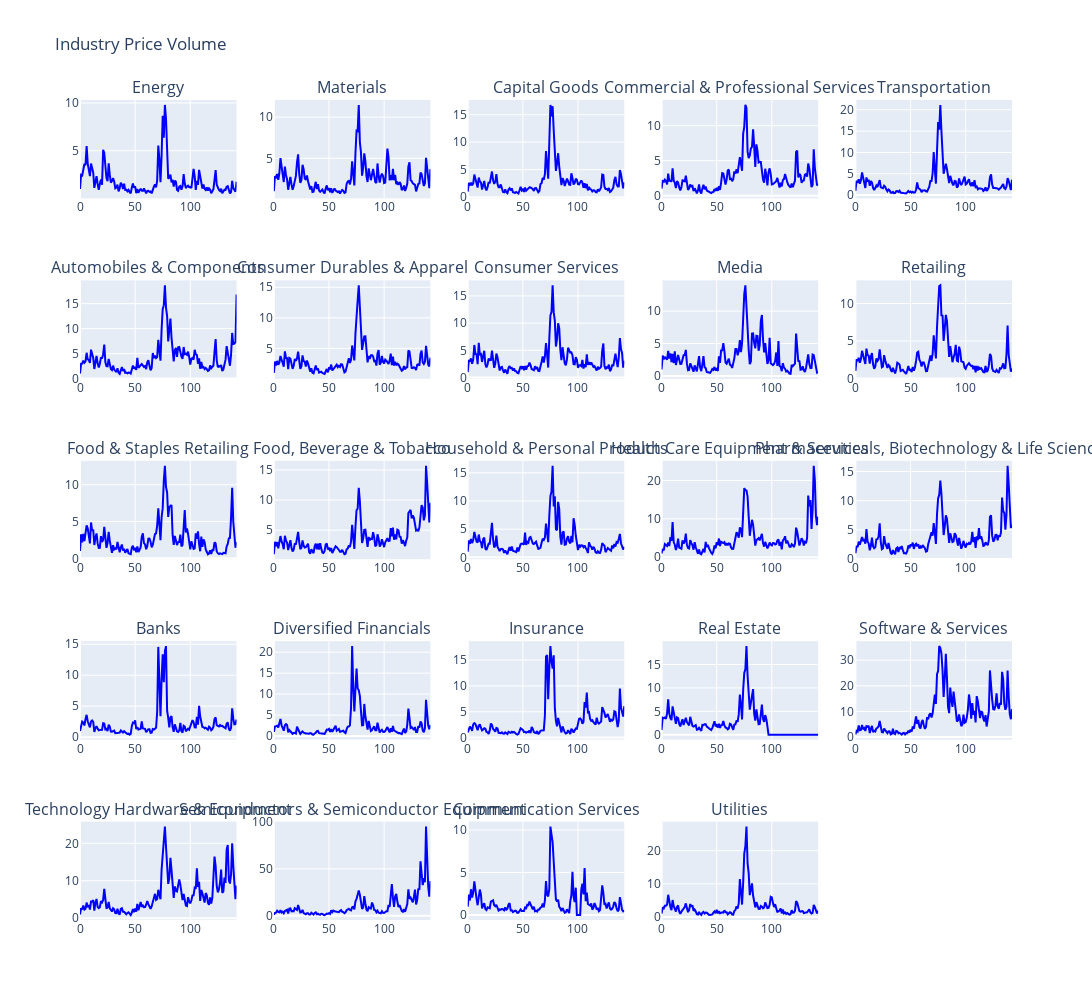

The notebook cell saved with this chart:
### Code cell
fig_vol = make_subplots(rows=5, cols=5, subplot_titles=list(earnings.columns))

for i in range(0,5):
    for j in range(0,5):
        idx = i*5 + j

        if idx == 24:
            break

        industry = industry_index.columns[idx]
        industry_vol = industry_volume[industry]
        industry_prices = industry_index[industry].loc['20090201':'20201231']

        fig_vol.append_trace(go.Scatter(y=industry_vol/industry_vol.values[0], 
                                       line={"dash":"solid","color":"blue"}, 
                                       text=f"{industry}",
                                       textposition='top left'),
                                       row=i+1, col=j+1)

        # fig_vol.append_trace(go.Scatter(y=industry_prices, 
        #                                line={"dash":"solid","color":"red"}, 
        #                                text=f"{industry}",
        #                                textposition='top left'),
        #                                row=i+1, col=j+1)

fig_vol.update_layout(height=1000, width=1200, showlegend=False, title_text='Industry Price Volume')
fig_vol.show()

### Figure 1 — Plotly figure (JSON) as saved in the notebook; plotly's stock layout.template omitted (floating-point values rounded to 4 significant figures; data arrays with more than 128 entries replaced by an {"elided": "..."} marker saying what was removed)
{"data": [{"line": {"color": "blue", "dash": "solid"}, "text": "Energy", "textposition": "top left", "type": "scatter", "xaxis": "x", "y": {"elided": "143 float values"}, "yaxis": "y"}, {"line": {"color": "blue", "dash": "solid"}, "text": "Materials", "textposition": "top left", "type": "scatter", "xaxis": "x2", "y": {"elided": "143 float values"}, "yaxis": "y2"}, {"line": {"color": "blue", "dash": "solid"}, "text": "Capital Goods", "textposition": "top left", "type": "scatter", "xaxis": "x3", "y": {"elided": "143 float values"}, "yaxis": "y3"}, {"line": {"color": "blue", "dash": "solid"}, "text": "Commercial & Professional Services", "textposition": "top left", "type": "scatter", "xaxis": "x4", "y": {"elided": "143 float values"}, "yaxis": "y4"}, {"line": {"color": "blue", "dash": "solid"}, "text": "Transportation", "textposition": "top left", "type": "scatter", "xaxis": "x5", "y": {"elided": "143 float values"}, "yaxis": "y5"}, {"line": {"color": "blue", "dash": "solid"}, "text": "Automobiles & Components", "textposition": "top left", "type": "scatter", "xaxis": "x6", "y": {"elided": "143 float values"}, "yaxis": "y6"}, {"line": {"color": "blue", "dash": "solid"}, "text": "Consumer Durables & Apparel", "textposition": "top left", "type": "scatter", "xaxis": "x7", "y": {"elided": "143 float values"}, "yaxis": "y7"}, {"line": {"color": "blue", "dash": "solid"}, "text": "Consumer Services", "textposition": "top left", "type": "scatter", "xaxis": "x8", "y": {"elided": "143 float values"}, "yaxis": "y8"}, {"line": {"color": "blue", "dash": "solid"}, "text": "Media", "textposition": "top left", "type": "scatter", "xaxis": "x9", "y": {"elided": "143 float values"}, "yaxis": "y9"}, {"line": {"color": "blue", "dash": "solid"}, "text": "Retailing", "textposition": "top left", "type": "scatter", "xaxis": "x10", "y": {"elided": "143 float values"}, "yaxis": "y10"}, {"line": {"color": "blue", "dash": "solid"}, "text": "Food & Staples Retailing", "textposition": "top left", "type": "scatter", "xaxis": "x11", "y": {"elided": "143 float values"}, "yaxis": "y11"}, {"line": {"color": "blue", "dash": "solid"}, "text": "Food, Beverage & Tobacco", "textposition": "top left", "type": "scatter", "xaxis": "x12", "y": {"elided": "143 float values"}, "yaxis": "y12"}, {"line": {"color": "blue", "dash": "solid"}, "text": "Household & Personal Products", "textposition": "top left", "type": "scatter", "xaxis": "x13", "y": {"elided": "143 float values"}, "yaxis": "y13"}, {"line": {"color": "blue", "dash": "solid"}, "text": "Health Care Equipment & Services", "textposition": "top left", "type": "scatter", "xaxis": "x14", "y": {"elided": "143 float values"}, "yaxis": "y14"}, {"line": {"color": "blue", "dash": "solid"}, "text": "Pharmaceuticals, Biotechnology & Life Sciences", "textposition": "top left", "type": "scatter", "xaxis": "x15", "y": {"elided": "143 float values"}, "yaxis": "y15"}, {"line": {"color": "blue", "dash": "solid"}, "text": "Banks", "textposition": "top left", "type": "scatter", "xaxis": "x16", "y": {"elided": "143 float values"}, "yaxis": "y16"}, {"line": {"color": "blue", "dash": "solid"}, "text": "Diversified Financials", "textposition": "top left", "type": "scatter", "xaxis": "x17", "y": {"elided": "143 float values"}, "yaxis": "y17"}, {"line": {"color": "blue", "dash": "solid"}, "text": "Insurance", "textposition": "top left", "type": "scatter", "xaxis": "x18", "y": {"elided": "143 float values"}, "yaxis": "y18"}, {"line": {"color": "blue", "dash": "solid"}, "text": "Real Estate", "textposition": "top left", "type": "scatter", "xaxis": "x19", "y": {"elided": "143 float values"}, "yaxis": "y19"}, {"line": {"color": "blue", "dash": "solid"}, "text": "Software & Services", "textposition": "top left", "type": "scatter", "xaxis": "x20", "y": {"elided": "143 float values"}, "yaxis": "y20"}, {"line": {"color": "blue", "dash": "solid"}, "text": "Technology Hardware & Equipment", "textposition": "top left", "type": "scatter", "xaxis": "x21", "y": {"elided": "143 float values"}, "yaxis": "y21"}, {"line": {"color": "blue", "dash": "solid"}, "text": "Semiconductors & Semiconductor Equipment", "textposition": "top left", "type": "scatter", "xaxis": "x22", "y": {"elided": "143 float values"}, "yaxis": "y22"}, {"line": {"color": "blue", "dash": "solid"}, "text": "Communication Services", "textposition": "top left", "type": "scatter", "xaxis": "x23", "y": {"elided": "143 float values"}, "yaxis": "y23"}, {"line": {"color": "blue", "dash": "solid"}, "text": "Utilities", "textposition": "top left", "type": "scatter", "xaxis": "x24", "y": {"elided": "143 float values"}, "yaxis": "y24"}], "layout": {"annotations": [{"font": {"size": 16}, "showarrow": false, "text": "Energy", "x": 0.084, "xanchor": "center", "xref": "paper", "y": 1, "yanchor": "bottom", "yref": "paper"}, {"font": {"size": 16}, "showarrow": false, "text": "Materials", "x": 0.292, "xanchor": "center", "xref": "paper", "y": 1, "yanchor": "bottom", "yref": "paper"}, {"font": {"size": 16}, "showarrow": false, "text": "Capital Goods", "x": 0.5, "xanchor": "center", "xref": "paper", "y": 1, "yanchor": "bottom", "yref": "paper"}, {"font": {"size": 16}, "showarrow": false, "text": "Commercial & Professional Services", "x": 0.708, "xanchor": "center", "xref": "paper", "y": 1, "yanchor": "bottom", "yref": "paper"}, {"font": {"size": 16}, "showarrow": false, "text": "Transportation", "x": 0.916, "xanchor": "center", "xref": "paper", "y": 1, "yanchor": "bottom", "yref": "paper"}, {"font": {"size": 16}, "showarrow": false, "text": "Automobiles & Components", "x": 0.084, "xanchor": "center", "xref": "paper", "y": 0.78, "yanchor": "bottom", "yref": "paper"}, {"font": {"size": 16}, "showarrow": false, "text": "Consumer Durables & Apparel", "x": 0.292, "xanchor": "center", "xref": "paper", "y": 0.78, "yanchor": "bottom", "yref": "paper"}, {"font": {"size": 16}, "showarrow": false, "text": "Consumer Services", "x": 0.5, "xanchor": "center", "xref": "paper", "y": 0.78, "yanchor": "bottom", "yref": "paper"}, {"font": {"size": 16}, "showarrow": false, "text": "Media", "x": 0.708, "xanchor": "center", "xref": "paper", "y": 0.78, "yanchor": "bottom", "yref": "paper"}, {"font": {"size": 16}, "showarrow": false, "text": "Retailing", "x": 0.916, "xanchor": "center", "xref": "paper", "y": 0.78, "yanchor": "bottom", "yref": "paper"}, {"font": {"size": 16}, "showarrow": false, "text": "Food & Staples Retailing", "x": 0.084, "xanchor": "center", "xref": "paper", "y": 0.56, "yanchor": "bottom", "yref": "paper"}, {"font": {"size": 16}, "showarrow": false, "text": "Food, Beverage & Tobacco", "x": 0.292, "xanchor": "center", "xref": "paper", "y": 0.56, "yanchor": "bottom", "yref": "paper"}, {"font": {"size": 16}, "showarrow": false, "text": "Household & Personal Products", "x": 0.5, "xanchor": "center", "xref": "paper", "y": 0.56, "yanchor": "bottom", "yref": "paper"}, {"font": {"size": 16}, "showarrow": false, "text": "Health Care Equipment & Services", "x": 0.708, "xanchor": "center", "xref": "paper", "y": 0.56, "yanchor": "bottom", "yref": "paper"}, {"font": {"size": 16}, "showarrow": false, "text": "Pharmaceuticals, Biotechnology & Life Sciences", "x": 0.916, "xanchor": "center", "xref": "paper", "y": 0.56, "yanchor": "bottom", "yref": "paper"}, {"font": {"size": 16}, "showarrow": false, "text": "Banks", "x": 0.084, "xanchor": "center", "xref": "paper", "y": 0.34, "yanchor": "bottom", "yref": "paper"}, {"font": {"size": 16}, "showarrow": false, "text": "Diversified Financials", "x": 0.292, "xanchor": "center", "xref": "paper", "y": 0.34, "yanchor": "bottom", "yref": "paper"}, {"font": {"size": 16}, "showarrow": false, "text": "Insurance", "x": 0.5, "xanchor": "center", "xref": "paper", "y": 0.34, "yanchor": "bottom", "yref": "paper"}, {"font": {"size": 16}, "showarrow": false, "text": "Real Estate", "x": 0.708, "xanchor": "center", "xref": "paper", "y": 0.34, "yanchor": "bottom", "yref": "paper"}, {"font": {"size": 16}, "showarrow": false, "text": "Software & Services", "x": 0.916, "xanchor": "center", "xref": "paper", "y": 0.34, "yanchor": "bottom", "yref": "paper"}, {"font": {"size": 16}, "showarrow": false, "text": "Technology Hardware & Equipment", "x": 0.084, "xanchor": "center", "xref": "paper", "y": 0.12, "yanchor": "bottom", "yref": "paper"}, {"font": {"size": 16}, "showarrow": false, "text": "Semiconductors & Semiconductor Equipment", "x": 0.292, "xanchor": "center", "xref": "paper", "y": 0.12, "yanchor": "bottom", "yref": "paper"}, {"font": {"size": 16}, "showarrow": false, "text": "Communication Services", "x": 0.5, "xanchor": "center", "xref": "paper", "y": 0.12, "yanchor": "bottom", "yref": "paper"}, {"font": {"size": 16}, "showarrow": false, "text": "Utilities", "x": 0.708, "xanchor": "center", "xref": "paper", "y": 0.12, "yanchor": "bottom", "yref": "paper"}], "height": 1000, "showlegend": false, "title": {"text": "Industry Price Volume"}, "width": 1200, "xaxis": {"anchor": "y", "domain": [0, 0.168]}, "xaxis10": {"anchor": "y10", "domain": [0.832, 1]}, "xaxis11": {"anchor": "y11", "domain": [0, 0.168]}, "xaxis12": {"anchor": "y12", "domain": [0.208, 0.376]}, "xaxis13": {"anchor": "y13", "domain": [0.416, 0.584]}, "xaxis14": {"anchor": "y14", "domain": [0.624, 0.792]}, "xaxis15": {"anchor": "y15", "domain": [0.832, 1]}, "xaxis16": {"anchor": "y16", "domain": [0, 0.168]}, "xaxis17": {"anchor": "y17", "domain": [0.208, 0.376]}, "xaxis18": {"anchor": "y18", "domain": [0.416, 0.584]}, "xaxis19": {"anchor": "y19", "domain": [0.624, 0.792]}, "xaxis2": {"anchor": "y2", "domain": [0.208, 0.376]}, "xaxis20": {"anchor": "y20", "domain": [0.832, 1]}, "xaxis21": {"anchor": "y21", "domain": [0, 0.168]}, "xaxis22": {"anchor": "y22", "domain": [0.208, 0.376]}, "xaxis23": {"anchor": "y23", "domain": [0.416, 0.584]}, "xaxis24": {"anchor": "y24", "domain": [0.624, 0.792]}, "xaxis25": {"anchor": "y25", "domain": [0.832, 1]}, "xaxis3": {"anchor": "y3", "domain": [0.416, 0.584]}, "xaxis4": {"anchor": "y4", "domain": [0.624, 0.792]}, "xaxis5": {"anchor": "y5", "domain": [0.832, 1]}, "xaxis6": {"anchor": "y6", "domain": [0, 0.168]}, "xaxis7": {"anchor": "y7", "domain": [0.208, 0.376]}, "xaxis8": {"anchor": "y8", "domain": [0.416, 0.584]}, "xaxis9": {"anchor": "y9", "domain": [0.624, 0.792]}, "yaxis": {"anchor": "x", "domain": [0.88, 1]}, "yaxis10": {"anchor": "x10", "domain": [0.66, 0.78]}, "yaxis11": {"anchor": "x11", "domain": [0.44, 0.56]}, "yaxis12": {"anchor": "x12", "domain": [0.44, 0.56]}, "yaxis13": {"anchor": "x13", "domain": [0.44, 0.56]}, "yaxis14": {"anchor": "x14", "domain": [0.44, 0.56]}, "yaxis15": {"anchor": "x15", "domain": [0.44, 0.56]}, "yaxis16": {"anchor": "x16", "domain": [0.22, 0.34]}, "yaxis17": {"anchor": "x17", "domain": [0.22, 0.34]}, "yaxis18": {"anchor": "x18", "domain": [0.22, 0.34]}, "yaxis19": {"anchor": "x19", "domain": [0.22, 0.34]}, "yaxis2": {"anchor": "x2", "domain": [0.88, 1]}, "yaxis20": {"anchor": "x20", "domain": [0.22, 0.34]}, "yaxis21": {"anchor": "x21", "domain": [0, 0.12]}, "yaxis22": {"anchor": "x22", "domain": [0, 0.12]}, "yaxis23": {"anchor": "x23", "domain": [0, 0.12]}, "yaxis24": {"anchor": "x24", "domain": [0, 0.12]}, "yaxis25": {"anchor": "x25", "domain": [0, 0.12]}, "yaxis3": {"anchor": "x3", "domain": [0.88, 1]}, "yaxis4": {"anchor": "x4", "domain": [0.88, 1]}, "yaxis5": {"anchor": "x5", "domain": [0.88, 1]}, "yaxis6": {"anchor": "x6", "domain": [0.66, 0.78]}, "yaxis7": {"anchor": "x7", "domain": [0.66, 0.78]}, "yaxis8": {"anchor": "x8", "domain": [0.66, 0.78]}, "yaxis9": {"anchor": "x9", "domain": [0.66, 0.78]}}}
